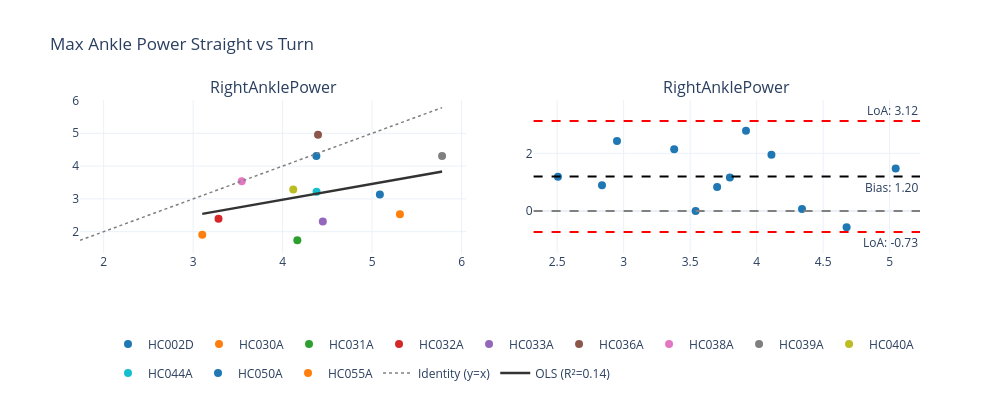

Notebook source saved alongside this figure:
### Code cell
fig = (
    Ensembler(in_folder=fld, channels=channels, n_rows= rows, n_cols =cols, str_match=str_match, condition_spec=spec)
    .add_subplot(PlotSpec(channel='RightAnklePower',
                          condition='Straight', companions=['Turn'],
                          row=1, col=1,
                          renderer=ScatterRenderer(regression_line= True, show_subjects = True), events=events))
    .add_subplot(PlotSpec(channel='RightAnklePower',
                          condition='Straight', companions=['Turn'],
                          row=1, col=2, renderer=BlandAltmanRenderer(show_subjects=False), events=events))
    .build(title='Max Ankle Power Straight vs Turn')
)

fig.show()

### Figure 1 — Plotly figure (JSON) as saved in the notebook; plotly's stock layout.template omitted (floating-point values rounded to 4 significant figures)
{"data": [{"legendgroup": "HC002D", "marker": {"color": "#1F77B4", "size": 8}, "mode": "markers", "name": "HC002D", "showlegend": true, "x": [4.377], "y": [4.305], "type": "scatter", "xaxis": "x", "yaxis": "y"}, {"legendgroup": "HC030A", "marker": {"color": "#FF7F0E", "size": 8}, "mode": "markers", "name": "HC030A", "showlegend": true, "x": [3.102], "y": [1.909], "type": "scatter", "xaxis": "x", "yaxis": "y"}, {"legendgroup": "HC031A", "marker": {"color": "#2CA02C", "size": 8}, "mode": "markers", "name": "HC031A", "showlegend": true, "x": [4.164], "y": [1.735], "type": "scatter", "xaxis": "x", "yaxis": "y"}, {"legendgroup": "HC032A", "marker": {"color": "#D62728", "size": 8}, "mode": "markers", "name": "HC032A", "showlegend": true, "x": [3.283], "y": [2.391], "type": "scatter", "xaxis": "x", "yaxis": "y"}, {"legendgroup": "HC033A", "marker": {"color": "#9467BD", "size": 8}, "mode": "markers", "name": "HC033A", "showlegend": true, "x": [4.449], "y": [2.311], "type": "scatter", "xaxis": "x", "yaxis": "y"}, {"legendgroup": "HC036A", "marker": {"color": "#8C564B", "size": 8}, "mode": "markers", "name": "HC036A", "showlegend": true, "x": [4.395], "y": [4.958], "type": "scatter", "xaxis": "x", "yaxis": "y"}, {"legendgroup": "HC038A", "marker": {"color": "#E377C2", "size": 8}, "mode": "markers", "name": "HC038A", "showlegend": true, "x": [3.543], "y": [3.54], "type": "scatter", "xaxis": "x", "yaxis": "y"}, {"legendgroup": "HC039A", "marker": {"color": "#7F7F7F", "size": 8}, "mode": "markers", "name": "HC039A", "showlegend": true, "x": [5.782], "y": [4.309], "type": "scatter", "xaxis": "x", "yaxis": "y"}, {"legendgroup": "HC040A", "marker": {"color": "#BCBD22", "size": 8}, "mode": "markers", "name": "HC040A", "showlegend": true, "x": [4.119], "y": [3.287], "type": "scatter", "xaxis": "x", "yaxis": "y"}, {"legendgroup": "HC044A", "marker": {"color": "#17BECF", "size": 8}, "mode": "markers", "name": "HC044A", "showlegend": true, "x": [4.379], "y": [3.219], "type": "scatter", "xaxis": "x", "yaxis": "y"}, {"legendgroup": "HC050A", "marker": {"color": "#1F77B4", "size": 8}, "mode": "markers", "name": "HC050A", "showlegend": true, "x": [5.087], "y": [3.136], "type": "scatter", "xaxis": "x", "yaxis": "y"}, {"legendgroup": "HC055A", "marker": {"color": "#FF7F0E", "size": 8}, "mode": "markers", "name": "HC055A", "showlegend": true, "x": [5.311], "y": [2.529], "type": "scatter", "xaxis": "x", "yaxis": "y"}, {"line": {"color": "grey", "dash": "dot", "width": 1.5}, "mode": "lines", "name": "Identity (y=x)", "showlegend": true, "x": [1.735, 5.782], "y": [1.735, 5.782], "type": "scatter", "xaxis": "x", "yaxis": "y"}, {"line": {"color": "#333", "width": 2.5}, "mode": "lines", "name": "OLS (R²=0.14)", "showlegend": true, "x": [3.102, 3.129, 3.156, 3.183, 3.21, 3.237, 3.264, 3.291, 3.318, 3.345, 3.373, 3.4, 3.427, 3.454, 3.481, 3.508, 3.535, 3.562, 3.589, 3.616, 3.643, 3.67, 3.697, 3.724, 3.752, 3.779, 3.806, 3.833, 3.86, 3.887, 3.914, 3.941, 3.968, 3.995, 4.022, 4.049, 4.076, 4.103, 4.13, 4.158, 4.185, 4.212, 4.239, 4.266, 4.293, 4.32, 4.347, 4.374, 4.401, 4.428, 4.455, 4.482, 4.509, 4.537, 4.564, 4.591, 4.618, 4.645, 4.672, 4.699, 4.726, 4.753, 4.78, 4.807, 4.834, 4.861, 4.888, 4.916, 4.943, 4.97, 4.997, 5.024, 5.051, 5.078, 5.105, 5.132, 5.159, 5.186, 5.213, 5.24, 5.267, 5.295, 5.322, 5.349, 5.376, 5.403, 5.43, 5.457, 5.484, 5.511, 5.538, 5.565, 5.592, 5.619, 5.646, 5.674, 5.701, 5.728, 5.755, 5.782], "y": [2.542, 2.555, 2.568, 2.581, 2.594, 2.607, 2.621, 2.634, 2.647, 2.66, 2.673, 2.686, 2.699, 2.712, 2.725, 2.738, 2.751, 2.764, 2.777, 2.79, 2.803, 2.816, 2.829, 2.842, 2.856, 2.869, 2.882, 2.895, 2.908, 2.921, 2.934, 2.947, 2.96, 2.973, 2.986, 2.999, 3.012, 3.025, 3.038, 3.051, 3.064, 3.077, 3.091, 3.104, 3.117, 3.13, 3.143, 3.156, 3.169, 3.182, 3.195, 3.208, 3.221, 3.234, 3.247, 3.26, 3.273, 3.286, 3.299, 3.312, 3.326, 3.339, 3.352, 3.365, 3.378, 3.391, 3.404, 3.417, 3.43, 3.443, 3.456, 3.469, 3.482, 3.495, 3.508, 3.521, 3.534, 3.548, 3.561, 3.574, 3.587, 3.6, 3.613, 3.626, 3.639, 3.652, 3.665, 3.678, 3.691, 3.704, 3.717, 3.73, 3.743, 3.756, 3.769, 3.783, 3.796, 3.809, 3.822, 3.835], "type": "scatter", "xaxis": "x", "yaxis": "y"}, {"legendgroup": "HC002D", "marker": {"color": "#1f77b4", "size": 8}, "mode": "markers", "name": "HC002D", "showlegend": false, "x": [4.341], "y": [0.07152], "type": "scatter", "xaxis": "x2", "yaxis": "y2"}, {"legendgroup": "HC030A", "marker": {"color": "#1f77b4", "size": 8}, "mode": "markers", "name": "HC030A", "showlegend": false, "x": [2.506], "y": [1.192], "type": "scatter", "xaxis": "x2", "yaxis": "y2"}, {"legendgroup": "HC031A", "marker": {"color": "#1f77b4", "size": 8}, "mode": "markers", "name": "HC031A", "showlegend": false, "x": [2.95], "y": [2.429], "type": "scatter", "xaxis": "x2", "yaxis": "y2"}, {"legendgroup": "HC032A", "marker": {"color": "#1f77b4", "size": 8}, "mode": "markers", "name": "HC032A", "showlegend": false, "x": [2.837], "y": [0.8928], "type": "scatter", "xaxis": "x2", "yaxis": "y2"}, {"legendgroup": "HC033A", "marker": {"color": "#1f77b4", "size": 8}, "mode": "markers", "name": "HC033A", "showlegend": false, "x": [3.38], "y": [2.138], "type": "scatter", "xaxis": "x2", "yaxis": "y2"}, {"legendgroup": "HC036A", "marker": {"color": "#1f77b4", "size": 8}, "mode": "markers", "name": "HC036A", "showlegend": false, "x": [4.676], "y": [-0.5622], "type": "scatter", "xaxis": "x2", "yaxis": "y2"}, {"legendgroup": "HC038A", "marker": {"color": "#1f77b4", "size": 8}, "mode": "markers", "name": "HC038A", "showlegend": false, "x": [3.541], "y": [0.003239], "type": "scatter", "xaxis": "x2", "yaxis": "y2"}, {"legendgroup": "HC039A", "marker": {"color": "#1f77b4", "size": 8}, "mode": "markers", "name": "HC039A", "showlegend": false, "x": [5.046], "y": [1.473], "type": "scatter", "xaxis": "x2", "yaxis": "y2"}, {"legendgroup": "HC040A", "marker": {"color": "#1f77b4", "size": 8}, "mode": "markers", "name": "HC040A", "showlegend": false, "x": [3.703], "y": [0.8315], "type": "scatter", "xaxis": "x2", "yaxis": "y2"}, {"legendgroup": "HC044A", "marker": {"color": "#1f77b4", "size": 8}, "mode": "markers", "name": "HC044A", "showlegend": false, "x": [3.799], "y": [1.16], "type": "scatter", "xaxis": "x2", "yaxis": "y2"}, {"legendgroup": "HC050A", "marker": {"color": "#1f77b4", "size": 8}, "mode": "markers", "name": "HC050A", "showlegend": false, "x": [4.111], "y": [1.951], "type": "scatter", "xaxis": "x2", "yaxis": "y2"}, {"legendgroup": "HC055A", "marker": {"color": "#1f77b4", "size": 8}, "mode": "markers", "name": "HC055A", "showlegend": false, "x": [3.92], "y": [2.782], "type": "scatter", "xaxis": "x2", "yaxis": "y2"}], "layout": {"xaxis": {"anchor": "y", "domain": [0.0, 0.46], "title": {"text": ""}}, "yaxis": {"anchor": "x", "domain": [0.0, 1.0], "title": {"text": ""}}, "xaxis2": {"anchor": "y2", "domain": [0.54, 1.0], "title": {"text": ""}}, "yaxis2": {"anchor": "x2", "domain": [0.0, 1.0], "title": {"text": ""}}, "annotations": [{"font": {"size": 16}, "showarrow": false, "text": "RightAnklePower", "x": 0.23, "xanchor": "center", "xref": "paper", "y": 1.0, "yanchor": "bottom", "yref": "paper"}, {"font": {"size": 16}, "showarrow": false, "text": "RightAnklePower", "x": 0.77, "xanchor": "center", "xref": "paper", "y": 1.0, "yanchor": "bottom", "yref": "paper"}, {"showarrow": false, "text": "Bias: 1.20", "x": 1, "xanchor": "right", "xref": "x2 domain", "y": 1.197, "yanchor": "top", "yref": "y2"}, {"showarrow": false, "text": "LoA: 3.12", "x": 1, "xanchor": "right", "xref": "x2 domain", "y": 3.122, "yanchor": "bottom", "yref": "y2"}, {"showarrow": false, "text": "LoA: -0.73", "x": 1, "xanchor": "right", "xref": "x2 domain", "y": -0.7279, "yanchor": "top", "yref": "y2"}], "shapes": [{"line": {"color": "black", "dash": "dash"}, "type": "line", "x0": 0, "x1": 1, "xref": "x2 domain", "y0": 1.197, "y1": 1.197, "yref": "y2"}, {"line": {"color": "red", "dash": "dash"}, "type": "line", "x0": 0, "x1": 1, "xref": "x2 domain", "y0": 3.122, "y1": 3.122, "yref": "y2"}, {"line": {"color": "red", "dash": "dash"}, "type": "line", "x0": 0, "x1": 1, "xref": "x2 domain", "y0": -0.7279, "y1": -0.7279, "yref": "y2"}, {"line": {"color": "grey", "dash": "dash"}, "type": "line", "x0": 0, "x1": 1, "xref": "x2 domain", "y0": 0, "y1": 0, "yref": "y2"}], "title": {"text": "Max Ankle Power Straight vs Turn"}, "legend": {"orientation": "h", "yanchor": "top", "y": -0.5, "xanchor": "right", "x": 1}, "height": 400, "width": 1000}}
